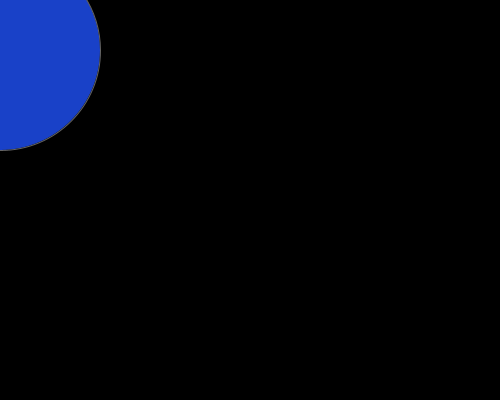
Frame 1 (no input)
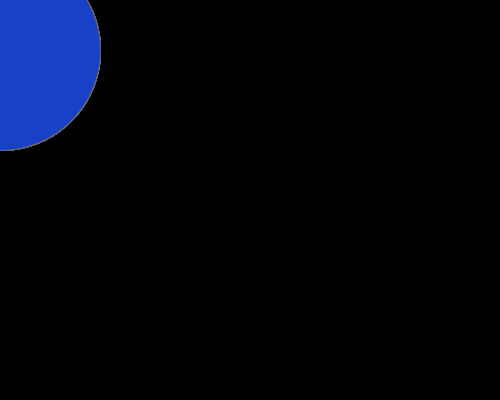
Frame 60 (the mouse pressed at the canvas centre just before this capture)
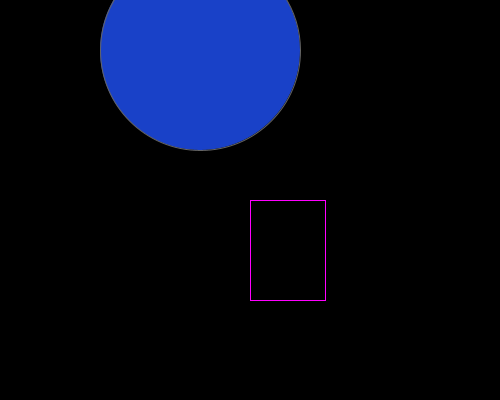
Frame 120 (the mouse held since frame 60 and released just before this capture)

The Processing sketch that drew these frames (run headless with seeded random() and noise(); from frame 60 on, the mouse is pressed at the canvas centre):

// Processing sketch: RectangleEllipse4Questions
// ── RectangleEllipse4Questions.pde
void setup(){
 size(500, 400); 
 background(0);
}

void draw(){
  if (mousePressed) {
     background(0); 
  }
  
  stroke (255, 0, 255);
  fill(0);
  rect(mouseX, mouseY, 75, 100);
  
  stroke (100, 100, 100);
  fill(25, 65, 200);
  ellipse(mouseY, 50, 200, 200);
}
